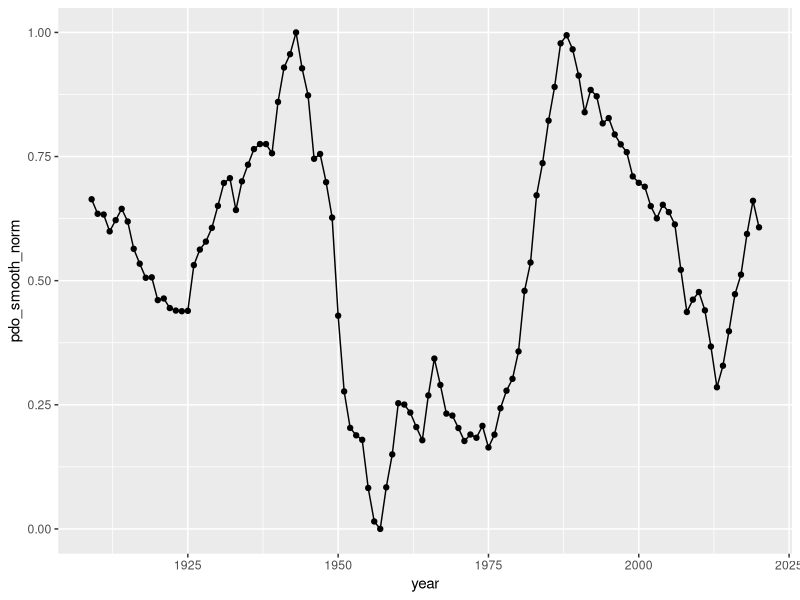
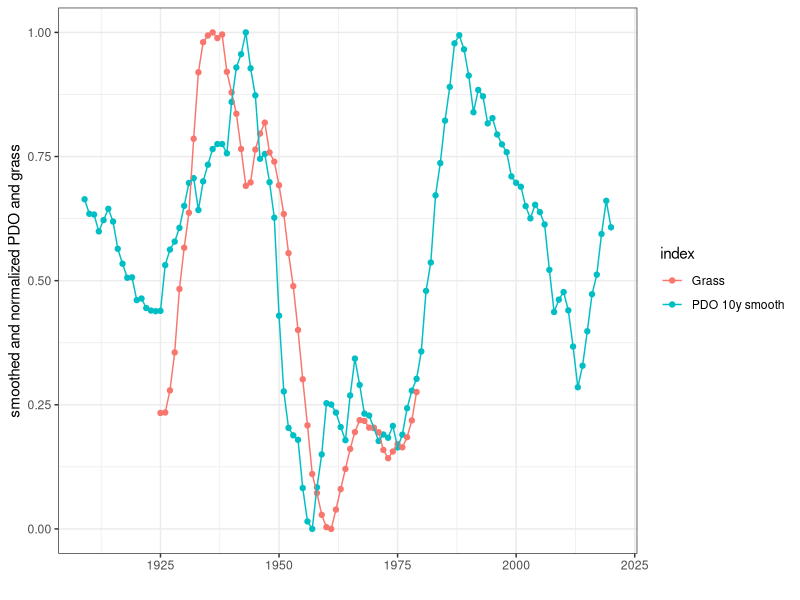
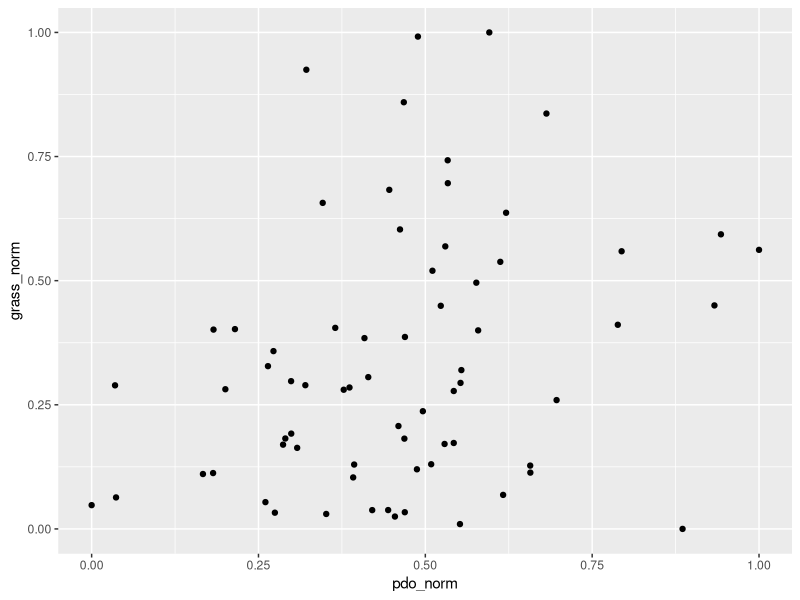
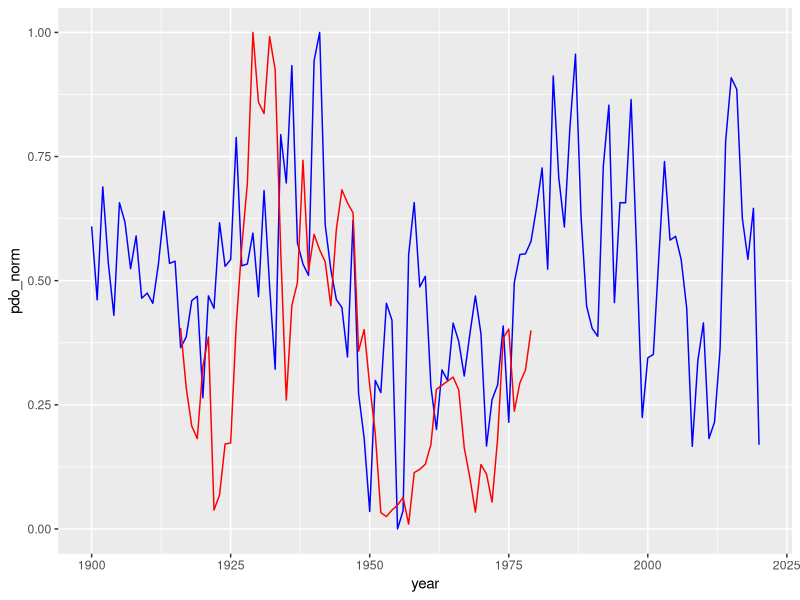
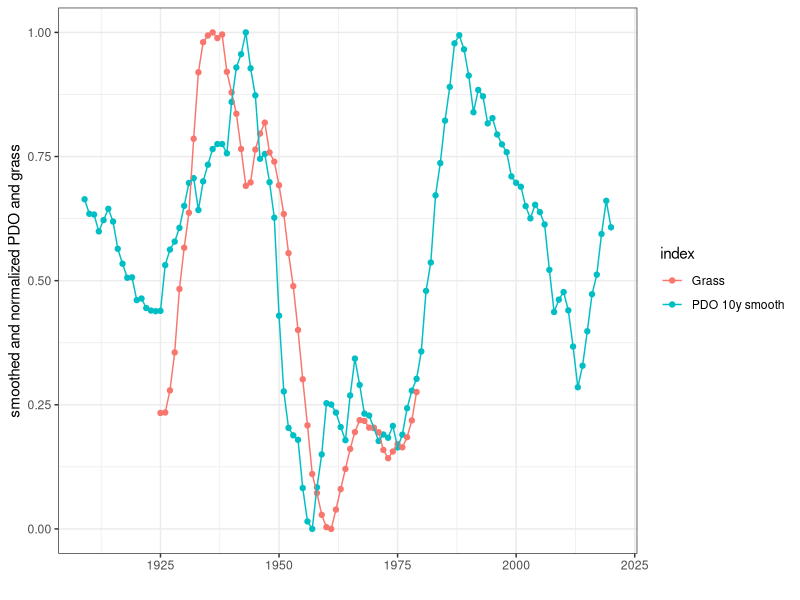

Here is the R script that generated these plots, in order:
#' plot 10-year smoothed PDO and grass
#' EMC 7/27/21
#' 

library(dplyr)
library(ggplot2)


# min-max normalization function
normalize <- function(x) {
  return ((x-min(x)) / (max(x) - min(x)))
}

# read in data
grass = read.csv('data/grass_shrub_trends_yearly.csv')
pdoindex = read.csv('data/PDO_long_1900_2020.csv')

pdo_yearly = pdoindex %>% group_by(year) %>%
  summarize(pdo_year = mean(pdo))

# normalize pdo and grass
pdo_yearly$pdo_norm = normalize(pdo_yearly$pdo_year)
grass$grass_norm = normalize(grass$mean_grass)

# ggplot(pdo_yearly, aes(x=year, y=pdo_year)) +
#   geom_line() + 
#   geom_point() +
#   geom_line(aes(y=pdo_norm), color='red')
# 
# ggplot(grass, aes(x=project_year, y=mean_grass)) +
#   geom_line() +
#   geom_point() +
#   geom_line(aes(y=grass_norm), color='red')

# calculate 10-year moving average of pdo
pdo_10y = c()
for (n in 10:nrow(pdo_yearly)) {
  avg10y = data.frame(pdo=mean(pdo_yearly$pdo_year[(n-9):n]),
                      year=pdo_yearly$year[n])
  pdo_10y = rbind(pdo_10y,avg10y)
}
pdo_10y$pdo_smooth_norm = normalize(pdo_10y$pdo)

# plot smoothed timeseries
ggplot(pdo_10y, aes(x=year, y=pdo_smooth_norm)) +
  geom_point() +
  geom_line()



# calculate 10-year moving average of grass
grass_10y = c()
for (n in 10:(nrow(grass)-5)) {
  newline = data.frame(grass=mean(grass$mean_grass[(n-9):n]),
                       year=grass$project_year[n])
  grass_10y = rbind(grass_10y, newline)
}
grass_10y$grass_smooth_norm = normalize(grass_10y$grass)

# plot pdo and grass together
pdo_10y_smooth = pdo_10y %>% dplyr::select(year, value=pdo_smooth_norm)
pdo_10y_smooth$index = rep('PDO 10y smooth') 
grass_10y_smooth = grass_10y %>% dplyr::select(year, value=grass_smooth_norm)
grass_10y_smooth$index = rep('Grass')

# add a 3 year lag to grass
#grass_10y_smooth$year = grass_10y_smooth$year -2

pdograsssmooth = rbind(pdo_10y_smooth, grass_10y_smooth)
pdograss_ts_plot = ggplot(pdograsssmooth, aes(x=year, y=value, color=index)) +
  geom_point() + 
  geom_line() +
  xlab('') +
  ylab('smoothed and normalized PDO and grass') +
  theme_bw()
pdograss_ts_plot 
ggsave('Figures/PDO_grass_10ysmooth_normalized_timeseries.png', plot=pdograss_ts_plot, width=6, height=4)





# ========================================================================

# plot pdo and grass against each other
pdograss = merge(pdo_yearly, grass, by.x='year', by.y='project_year', all.x=T)
ggplot(pdograss, aes(x=pdo_norm, y=grass_norm)) +
  geom_point()

ggplot(pdograss, aes(x=year)) +
  #geom_line() +
  geom_line(aes(y=pdo_norm), color='blue') +
  geom_line(aes(y=grass_norm), color='red')
